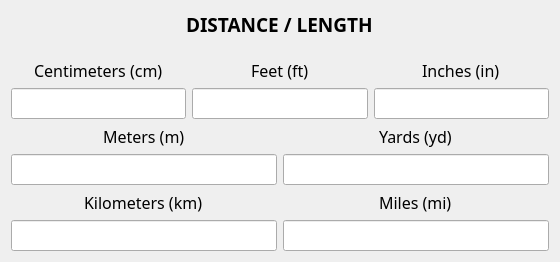
<?xml version="1.0" encoding="UTF-8"?>
<ui version="4.0">
 <class>DistanceWidget</class>
 <widget class="QFrame" name="DistanceWidget">
  <property name="geometry">
   <rect>
    <x>0</x>
    <y>0</y>
    <width>560</width>
    <height>260</height>
   </rect>
  </property>
  <property name="sizePolicy">
   <sizepolicy hsizetype="MinimumExpanding" vsizetype="Preferred">
    <horstretch>0</horstretch>
    <verstretch>0</verstretch>
   </sizepolicy>
  </property>
  <property name="windowTitle">
   <string>Frame</string>
  </property>
  <layout class="QGridLayout" name="gridLayout">
   <item row="2" column="0" colspan="2" alignment="Qt::AlignHCenter">
    <widget class="QLabel" name="cmlabel">
     <property name="font">
      <font>
       <family>Fira Sans</family>
       <pointsize>12</pointsize>
      </font>
     </property>
     <property name="text">
      <string>Centimeters (cm)</string>
     </property>
    </widget>
   </item>
   <item row="5" column="0" colspan="3">
    <widget class="QLineEdit" name="mLine">
     <property name="sizePolicy">
      <sizepolicy hsizetype="Expanding" vsizetype="MinimumExpanding">
       <horstretch>0</horstretch>
       <verstretch>0</verstretch>
      </sizepolicy>
     </property>
     <property name="font">
      <font>
       <family>Fira Sans</family>
       <pointsize>12</pointsize>
      </font>
     </property>
     <property name="toolTip">
      <string>&lt;html&gt;&lt;head/&gt;&lt;body&gt;&lt;p&gt;Correct decimal separator is &amp;quot;.&amp;quot;&lt;/p&gt;&lt;/body&gt;&lt;/html&gt;</string>
     </property>
     <property name="maxLength">
      <number>9</number>
     </property>
     <property name="alignment">
      <set>Qt::AlignCenter</set>
     </property>
    </widget>
   </item>
   <item row="3" column="0" colspan="2">
    <widget class="QLineEdit" name="cmline">
     <property name="sizePolicy">
      <sizepolicy hsizetype="MinimumExpanding" vsizetype="MinimumExpanding">
       <horstretch>0</horstretch>
       <verstretch>0</verstretch>
      </sizepolicy>
     </property>
     <property name="font">
      <font>
       <family>Fira Sans</family>
       <pointsize>12</pointsize>
      </font>
     </property>
     <property name="toolTip">
      <string>&lt;html&gt;&lt;head/&gt;&lt;body&gt;&lt;p&gt;Correct decimal separator is &amp;quot;.&amp;quot;&lt;/p&gt;&lt;/body&gt;&lt;/html&gt;</string>
     </property>
     <property name="text">
      <string/>
     </property>
     <property name="maxLength">
      <number>9</number>
     </property>
     <property name="alignment">
      <set>Qt::AlignCenter</set>
     </property>
    </widget>
   </item>
   <item row="6" column="0" colspan="3" alignment="Qt::AlignHCenter">
    <widget class="QLabel" name="kmlabel">
     <property name="font">
      <font>
       <family>Fira Sans</family>
       <pointsize>12</pointsize>
      </font>
     </property>
     <property name="text">
      <string>Kilometers (km)</string>
     </property>
    </widget>
   </item>
   <item row="4" column="3" colspan="3" alignment="Qt::AlignHCenter">
    <widget class="QLabel" name="ydlabel">
     <property name="font">
      <font>
       <family>Fira Sans</family>
       <pointsize>12</pointsize>
      </font>
     </property>
     <property name="text">
      <string>Yards (yd)</string>
     </property>
    </widget>
   </item>
   <item row="3" column="4" colspan="2">
    <widget class="QLineEdit" name="inchline">
     <property name="sizePolicy">
      <sizepolicy hsizetype="Preferred" vsizetype="MinimumExpanding">
       <horstretch>0</horstretch>
       <verstretch>0</verstretch>
      </sizepolicy>
     </property>
     <property name="font">
      <font>
       <family>Fira Sans</family>
       <pointsize>12</pointsize>
      </font>
     </property>
     <property name="toolTip">
      <string>&lt;html&gt;&lt;head/&gt;&lt;body&gt;&lt;p&gt;Correct decimal separator is &amp;quot;.&amp;quot;&lt;/p&gt;&lt;/body&gt;&lt;/html&gt;</string>
     </property>
     <property name="text">
      <string/>
     </property>
     <property name="maxLength">
      <number>9</number>
     </property>
     <property name="alignment">
      <set>Qt::AlignCenter</set>
     </property>
    </widget>
   </item>
   <item row="7" column="0" colspan="3">
    <widget class="QLineEdit" name="kmline">
     <property name="sizePolicy">
      <sizepolicy hsizetype="Preferred" vsizetype="MinimumExpanding">
       <horstretch>0</horstretch>
       <verstretch>0</verstretch>
      </sizepolicy>
     </property>
     <property name="font">
      <font>
       <family>Fira Sans</family>
       <pointsize>12</pointsize>
      </font>
     </property>
     <property name="toolTip">
      <string>&lt;html&gt;&lt;head/&gt;&lt;body&gt;&lt;p&gt;Correct decimal separator is &amp;quot;.&amp;quot;&lt;/p&gt;&lt;/body&gt;&lt;/html&gt;</string>
     </property>
     <property name="text">
      <string/>
     </property>
     <property name="maxLength">
      <number>9</number>
     </property>
     <property name="alignment">
      <set>Qt::AlignCenter</set>
     </property>
    </widget>
   </item>
   <item row="4" column="0" colspan="3" alignment="Qt::AlignHCenter">
    <widget class="QLabel" name="mlabel">
     <property name="font">
      <font>
       <family>Fira Sans</family>
       <pointsize>12</pointsize>
      </font>
     </property>
     <property name="text">
      <string>Meters (m)</string>
     </property>
    </widget>
   </item>
   <item row="2" column="2" colspan="2" alignment="Qt::AlignHCenter">
    <widget class="QLabel" name="ftlabel">
     <property name="font">
      <font>
       <family>Fira Sans</family>
       <pointsize>12</pointsize>
      </font>
     </property>
     <property name="text">
      <string>Feet (ft)</string>
     </property>
    </widget>
   </item>
   <item row="5" column="3" colspan="3">
    <widget class="QLineEdit" name="ydLine">
     <property name="sizePolicy">
      <sizepolicy hsizetype="Expanding" vsizetype="MinimumExpanding">
       <horstretch>0</horstretch>
       <verstretch>0</verstretch>
      </sizepolicy>
     </property>
     <property name="font">
      <font>
       <family>Fira Sans</family>
       <pointsize>12</pointsize>
      </font>
     </property>
     <property name="toolTip">
      <string>&lt;html&gt;&lt;head/&gt;&lt;body&gt;&lt;p&gt;Correct decimal separator is &amp;quot;.&amp;quot;&lt;/p&gt;&lt;/body&gt;&lt;/html&gt;</string>
     </property>
     <property name="maxLength">
      <number>9</number>
     </property>
     <property name="alignment">
      <set>Qt::AlignCenter</set>
     </property>
    </widget>
   </item>
   <item row="7" column="3" colspan="3">
    <widget class="QLineEdit" name="mileline">
     <property name="sizePolicy">
      <sizepolicy hsizetype="Preferred" vsizetype="MinimumExpanding">
       <horstretch>0</horstretch>
       <verstretch>0</verstretch>
      </sizepolicy>
     </property>
     <property name="font">
      <font>
       <family>Fira Sans</family>
       <pointsize>12</pointsize>
      </font>
     </property>
     <property name="toolTip">
      <string>&lt;html&gt;&lt;head/&gt;&lt;body&gt;&lt;p&gt;Correct decimal separator is &amp;quot;.&amp;quot;&lt;/p&gt;&lt;/body&gt;&lt;/html&gt;</string>
     </property>
     <property name="text">
      <string/>
     </property>
     <property name="maxLength">
      <number>9</number>
     </property>
     <property name="alignment">
      <set>Qt::AlignCenter</set>
     </property>
    </widget>
   </item>
   <item row="6" column="3" colspan="3" alignment="Qt::AlignHCenter">
    <widget class="QLabel" name="millabel">
     <property name="font">
      <font>
       <family>Fira Sans</family>
       <pointsize>12</pointsize>
      </font>
     </property>
     <property name="text">
      <string>Miles (mi)</string>
     </property>
    </widget>
   </item>
   <item row="3" column="2" colspan="2">
    <widget class="QLineEdit" name="ftline">
     <property name="sizePolicy">
      <sizepolicy hsizetype="Preferred" vsizetype="MinimumExpanding">
       <horstretch>0</horstretch>
       <verstretch>0</verstretch>
      </sizepolicy>
     </property>
     <property name="font">
      <font>
       <family>Fira Sans</family>
       <pointsize>12</pointsize>
      </font>
     </property>
     <property name="toolTip">
      <string>&lt;html&gt;&lt;head/&gt;&lt;body&gt;&lt;p&gt;Correct decimal separator is &amp;quot;.&amp;quot;&lt;/p&gt;&lt;/body&gt;&lt;/html&gt;</string>
     </property>
     <property name="text">
      <string/>
     </property>
     <property name="maxLength">
      <number>9</number>
     </property>
     <property name="alignment">
      <set>Qt::AlignCenter</set>
     </property>
    </widget>
   </item>
   <item row="2" column="4" colspan="2" alignment="Qt::AlignHCenter">
    <widget class="QLabel" name="inchlabel">
     <property name="font">
      <font>
       <family>Fira Sans</family>
       <pointsize>12</pointsize>
      </font>
     </property>
     <property name="text">
      <string>Inches (in)</string>
     </property>
    </widget>
   </item>
   <item row="0" column="0" colspan="6" alignment="Qt::AlignHCenter">
    <widget class="QLabel" name="label">
     <property name="font">
      <font>
       <family>Fira Sans</family>
       <pointsize>14</pointsize>
       <weight>75</weight>
       <bold>true</bold>
      </font>
     </property>
     <property name="text">
      <string>DISTANCE / LENGTH</string>
     </property>
    </widget>
   </item>
   <item row="1" column="0">
    <spacer name="verticalSpacer">
     <property name="orientation">
      <enum>Qt::Vertical</enum>
     </property>
     <property name="sizeType">
      <enum>QSizePolicy::Fixed</enum>
     </property>
     <property name="sizeHint" stdset="0">
      <size>
       <width>20</width>
       <height>15</height>
      </size>
     </property>
    </spacer>
   </item>
  </layout>
  <action name="actionClear">
   <property name="text">
    <string>Clear</string>
   </property>
  </action>
 </widget>
 <tabstops>
  <tabstop>cmline</tabstop>
  <tabstop>ftline</tabstop>
  <tabstop>inchline</tabstop>
  <tabstop>mLine</tabstop>
  <tabstop>ydLine</tabstop>
  <tabstop>kmline</tabstop>
  <tabstop>mileline</tabstop>
 </tabstops>
 <resources/>
 <connections/>
</ui>
